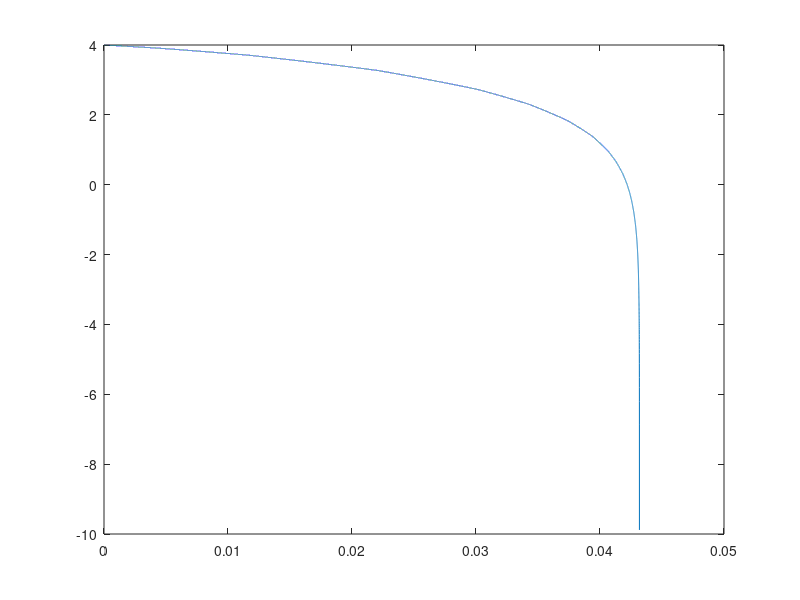

Source code (MATLAB):
%Question 16
clc 
clear 
time_45 = [0:0.001:5]
time_23 = [0:0.000001:5]
initial_x = 4;

func = @(x,t) -700*x - 1000*exp(-t);

%using ode45
[t,x] = ode45(func,time_45,initial_x);

[t1,x1] = ode23s(func,time_23,initial_x);

plot(t,x)

plot(t1,x1)